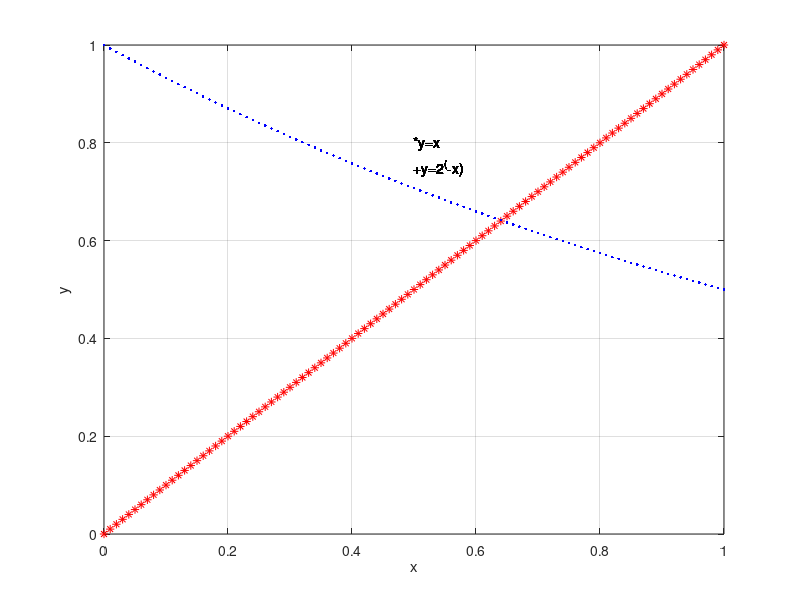

The MATLAB script that drew this image:
%Fixed-point kullanarak f(x)=x-2^-2denk. kökünü bulunuz.
clear all; close all;clc;
x1=0; tol=0.1;
for x1=0:0.01:1
    y=x1;
    yy=2^(-x1);
    plot(x1,y,'r*',x1,yy,'b.');
    hold on; grid on;
    xlabel('x');
    ylabel('y');
    text(0.5,0.8,'*y=x');
    text(0.5,0.75,'+y=2^(-x)');
end
x1=0;
fprintf('Iter x1  x2  Ea ear  \n')
for i=1:50
    x2=2^(-x1);
    Ea=abs(x2-x1);
    ear=Ea/abs(x2);
    fprintf('%4.1f %7.4f %7.4f %7.4f %7.4f \n',i,x1,x2,Ea,ear);
    if abs(x2-x1)<tol
        break;
    else
        x1=x2;
    end
end
disp('Denklemin Kökü');
disp([x2]);